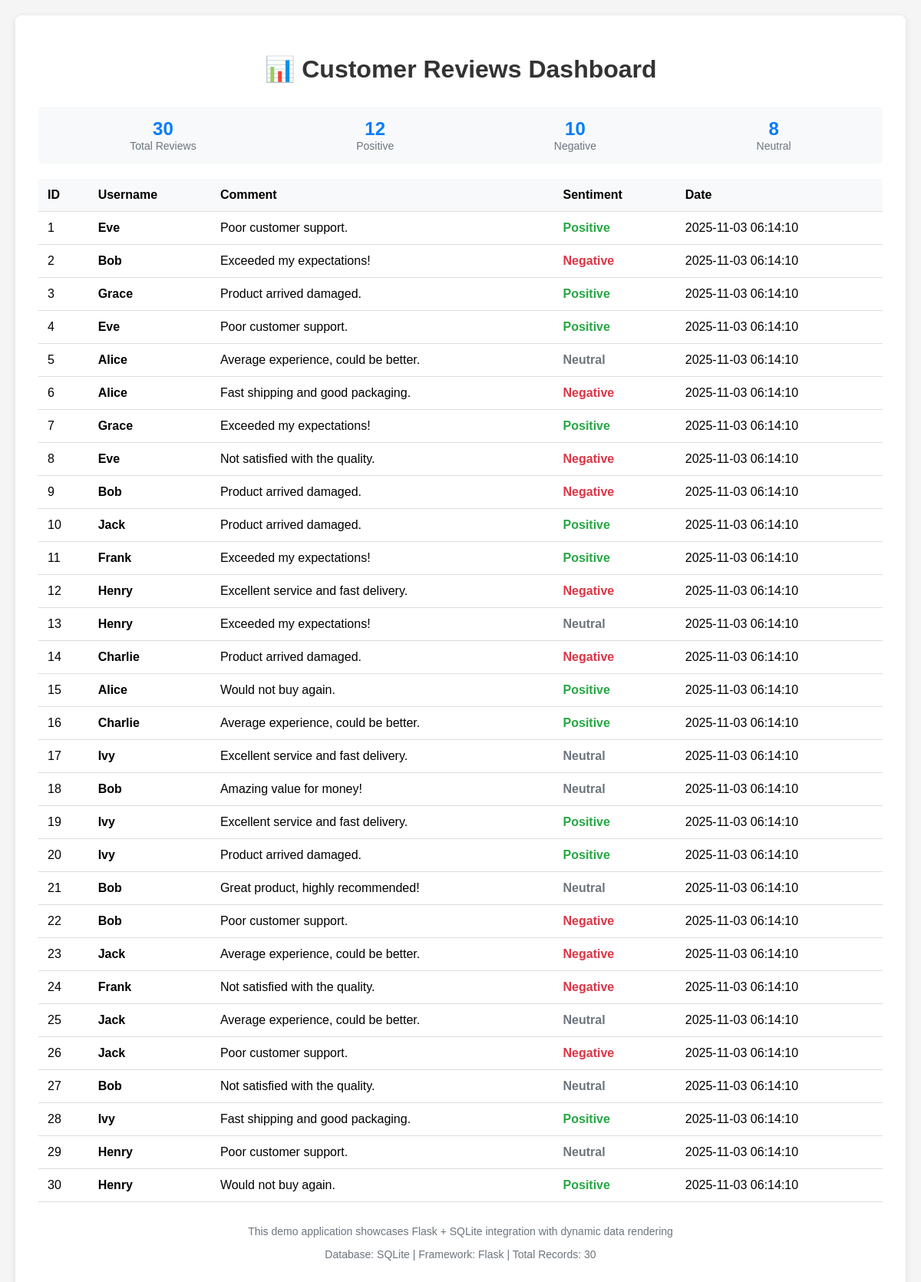
The page / on the database its author committed.
### tables this page shows
CREATE TABLE reviews (
            id INTEGER PRIMARY KEY AUTOINCREMENT,
            username TEXT NOT NULL,
            comment TEXT NOT NULL,
            sentiment TEXT NOT NULL,
            created_at TIMESTAMP DEFAULT CURRENT_TIMESTAMP
        );

### app.py (the view)
@app.route('/')
def index():
    conn = get_db_connection()
    reviews = conn.execute('''
        SELECT * FROM reviews
        ORDER BY created_at DESC
    ''').fetchall()
    conn.close()
    return render_template('index.html', reviews=reviews)

### app.py (called while the page is built)
def get_db_connection():
    conn = sqlite3.connect(DATABASE)
    conn.row_factory = sqlite3.Row  # This enables column access by name
    return conn

### templates/index.html (shortened to what this page needs)
<!DOCTYPE html>
<html lang="en">
<head>
</head>
<body>
    <div class="container">
        <h1>📊 Customer Reviews Dashboard</h1>
        <div class="stats">
            <div class="stat-item">
                <div class="stat-value">{{ reviews|length }}</div>
                <div class="stat-label">Total Reviews</div>
            </div>
            <div class="stat-item">
                <div class="stat-value">{{ reviews|selectattr('sentiment', 'equalto', 'positive')|list|length }}</div>
                <div class="stat-label">Positive</div>
            </div>
            <div class="stat-item">
                <div class="stat-value">{{ reviews|selectattr('sentiment', 'equalto', 'negative')|list|length }}</div>
                <div class="stat-label">Negative</div>
            </div>
            <div class="stat-item">
                <div class="stat-value">{{ reviews|selectattr('sentiment', 'equalto', 'neutral')|list|length }}</div>
                <div class="stat-label">Neutral</div>
            </div>
        </div>
        <table>
            <thead>
                <tr>
                    <th>ID</th>
                    <th>Username</th>
                    <th>Comment</th>
                    <th>Sentiment</th>
                    <th>Date</th>
                </tr>
            </thead>
            <tbody>
                {% for review in reviews %}
                <tr>
                    <td>{{ review.id }}</td>
                    <td><strong>{{ review.username }}</strong></td>
                    <td>{{ review.comment }}</td>
                    <td>
                        <span class="sentiment-{{ review.sentiment }}">
                            {{ review.sentiment|title }}
                        </span>
                    </td>
                    <td>{{ review.created_at }}</td>
                </tr>
                {% endfor %}
            </tbody>
        </table>
        <div style="margin-top: 30px; text-align: center; color: #6c757d; font-size: 14px;">
            <p>This demo application showcases Flask + SQLite integration with dynamic data rendering</p>
            <p>Database: SQLite | Framework: Flask | Total Records: {{ reviews|length }}</p>
        </div>
    </div>
</body>
</html>

### templates/index.html (style rules this page uses)
body { font-family: Arial, sans-serif; margin: 0; padding: 20px; background-color: #f5f5f5; }
.container { max-width: 1200px; margin: 0 auto; background: white; padding: 30px; border-radius: 8px; box-shadow: 0 2px 10px rgba(0,0,0,0.1); }
h1 { color: #333; text-align: center; margin-bottom: 30px; }
table { width: 100%; border-collapse: collapse; margin-top: 20px; }
th, td { padding: 12px; text-align: left; border-bottom: 1px solid #ddd; }
th { background-color: #f8f9fa; font-weight: bold; }
.sentiment-positive { color: #28a745; font-weight: bold; }
.sentiment-negative { color: #dc3545; font-weight: bold; }
.sentiment-neutral { color: #6c757d; font-weight: bold; }
.stats { display: flex; justify-content: space-around; margin-bottom: 20px; padding: 15px; background: #f8f9fa; border-radius: 5px; }
.stat-item { text-align: center; }
.stat-value { font-size: 24px; font-weight: bold; color: #007bff; }
.stat-label { font-size: 14px; color: #6c757d; }

### rows shown on the page
reviews: id "1", username "Eve", comment "Poor customer support.", sentiment "Positive", created_at "2025-11-03 06:14:10"
reviews: id "2", username "Bob", comment "Exceeded my expectations!", sentiment "Negative", created_at "2025-11-03 06:14:10"
reviews: id "3", username "Grace", comment "Product arrived damaged.", sentiment "Positive", created_at "2025-11-03 06:14:10"
reviews: id "4", username "Eve", comment "Poor customer support.", sentiment "Positive", created_at "2025-11-03 06:14:10"
reviews: id "5", username "Alice", comment "Average experience, could be better.", sentiment "Neutral", created_at "2025-11-03 06:14:10"
reviews: id "6", username "Alice", comment "Fast shipping and good packaging.", sentiment "Negative", created_at "2025-11-03 06:14:10"
reviews: id "7", username "Grace", comment "Exceeded my expectations!", sentiment "Positive", created_at "2025-11-03 06:14:10"
reviews: id "8", username "Eve", comment "Not satisfied with the quality.", sentiment "Negative", created_at "2025-11-03 06:14:10"
reviews: id "9", username "Bob", comment "Product arrived damaged.", sentiment "Negative", created_at "2025-11-03 06:14:10"
reviews: id "10", username "Jack", comment "Product arrived damaged.", sentiment "Positive", created_at "2025-11-03 06:14:10"
reviews: id "11", username "Frank", comment "Exceeded my expectations!", sentiment "Positive", created_at "2025-11-03 06:14:10"
reviews: id "12", username "Henry", comment "Excellent service and fast delivery.", sentiment "Negative", created_at "2025-11-03 06:14:10"
reviews: id "13", username "Henry", comment "Exceeded my expectations!", sentiment "Neutral", created_at "2025-11-03 06:14:10"
reviews: id "14", username "Charlie", comment "Product arrived damaged.", sentiment "Negative", created_at "2025-11-03 06:14:10"
reviews: id "15", username "Alice", comment "Would not buy again.", sentiment "Positive", created_at "2025-11-03 06:14:10"
reviews: id "16", username "Charlie", comment "Average experience, could be better.", sentiment "Positive", created_at "2025-11-03 06:14:10"
reviews: id "17", username "Ivy", comment "Excellent service and fast delivery.", sentiment "Neutral", created_at "2025-11-03 06:14:10"
reviews: id "18", username "Bob", comment "Amazing value for money!", sentiment "Neutral", created_at "2025-11-03 06:14:10"
reviews: id "19", username "Ivy", comment "Excellent service and fast delivery.", sentiment "Positive", created_at "2025-11-03 06:14:10"
reviews: id "20", username "Ivy", comment "Product arrived damaged.", sentiment "Positive", created_at "2025-11-03 06:14:10"
reviews: id "21", username "Bob", comment "Great product, highly recommended!", sentiment "Neutral", created_at "2025-11-03 06:14:10"
reviews: id "22", username "Bob", comment "Poor customer support.", sentiment "Negative", created_at "2025-11-03 06:14:10"
reviews: id "23", username "Jack", comment "Average experience, could be better.", sentiment "Negative", created_at "2025-11-03 06:14:10"
reviews: id "24", username "Frank", comment "Not satisfied with the quality.", sentiment "Negative", created_at "2025-11-03 06:14:10"
reviews: id "25", username "Jack", comment "Average experience, could be better.", sentiment "Neutral", created_at "2025-11-03 06:14:10"
reviews: id "26", username "Jack", comment "Poor customer support.", sentiment "Negative", created_at "2025-11-03 06:14:10"
reviews: id "27", username "Bob", comment "Not satisfied with the quality.", sentiment "Neutral", created_at "2025-11-03 06:14:10"
reviews: id "28", username "Ivy", comment "Fast shipping and good packaging.", sentiment "Positive", created_at "2025-11-03 06:14:10"
reviews: id "29", username "Henry", comment "Poor customer support.", sentiment "Neutral", created_at "2025-11-03 06:14:10"
reviews: id "30", username "Henry", comment "Would not buy again.", sentiment "Positive", created_at "2025-11-03 06:14:10"

### other values the page prints
{{ reviews|length }} "30"
{{ reviews|selectattr('sentiment', 'equalto', 'positive')|list|length }} "12"
{{ reviews|selectattr('sentiment', 'equalto', 'negative')|list|length }} "10"
{{ reviews|selectattr('sentiment', 'equalto', 'neutral')|list|length }} "8"
